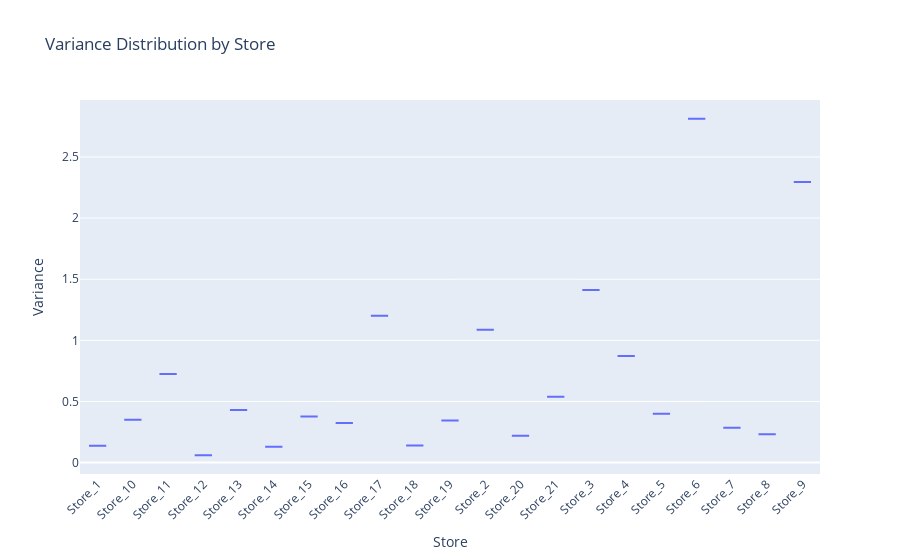

Write notebook code for a chart like this one.
### Code cell
# Variance at STORE level
store_variance = df.groupby('Store')['Units_Sold_Normalized'].var().reset_index().rename(columns={'Units_Sold_Normalized': 'Store_Variance'})
plotly_boxplot_variance(store_variance, 'Store', 'Store_Variance', 'Variance Distribution by Store', 'Store')

### Figure 1 — Plotly figure (JSON) as saved in the notebook; plotly's stock layout.template omitted (floating-point values rounded to 4 significant figures)
{"data": [{"alignmentgroup": "True", "hovertemplate": "Store=%{x}<br>Store_Variance=%{y}<extra></extra>", "legendgroup": "", "marker": {"color": "#636efa"}, "name": "", "notched": false, "offsetgroup": "", "orientation": "v", "showlegend": false, "type": "box", "x": ["Store_1", "Store_10", "Store_11", "Store_12", "Store_13", "Store_14", "Store_15", "Store_16", "Store_17", "Store_18", "Store_19", "Store_2", "Store_20", "Store_21", "Store_3", "Store_4", "Store_5", "Store_6", "Store_7", "Store_8", "Store_9"], "x0": " ", "xaxis": "x", "y": [0.1386, 0.3509, 0.7236, 0.05956, 0.4295, 0.1288, 0.377, 0.3242, 1.201, 0.1397, 0.3449, 1.086, 0.2204, 0.5382, 1.412, 0.8715, 0.3997, 2.813, 0.2845, 0.2318, 2.296], "y0": " ", "yaxis": "y"}], "layout": {"boxmode": "group", "legend": {"tracegroupgap": 0}, "title": {"text": "Variance Distribution by Store"}, "xaxis": {"anchor": "y", "domain": [0, 1], "tickangle": -45, "title": {"text": "Store"}}, "yaxis": {"anchor": "x", "domain": [0, 1], "title": {"text": "Variance"}}}}
